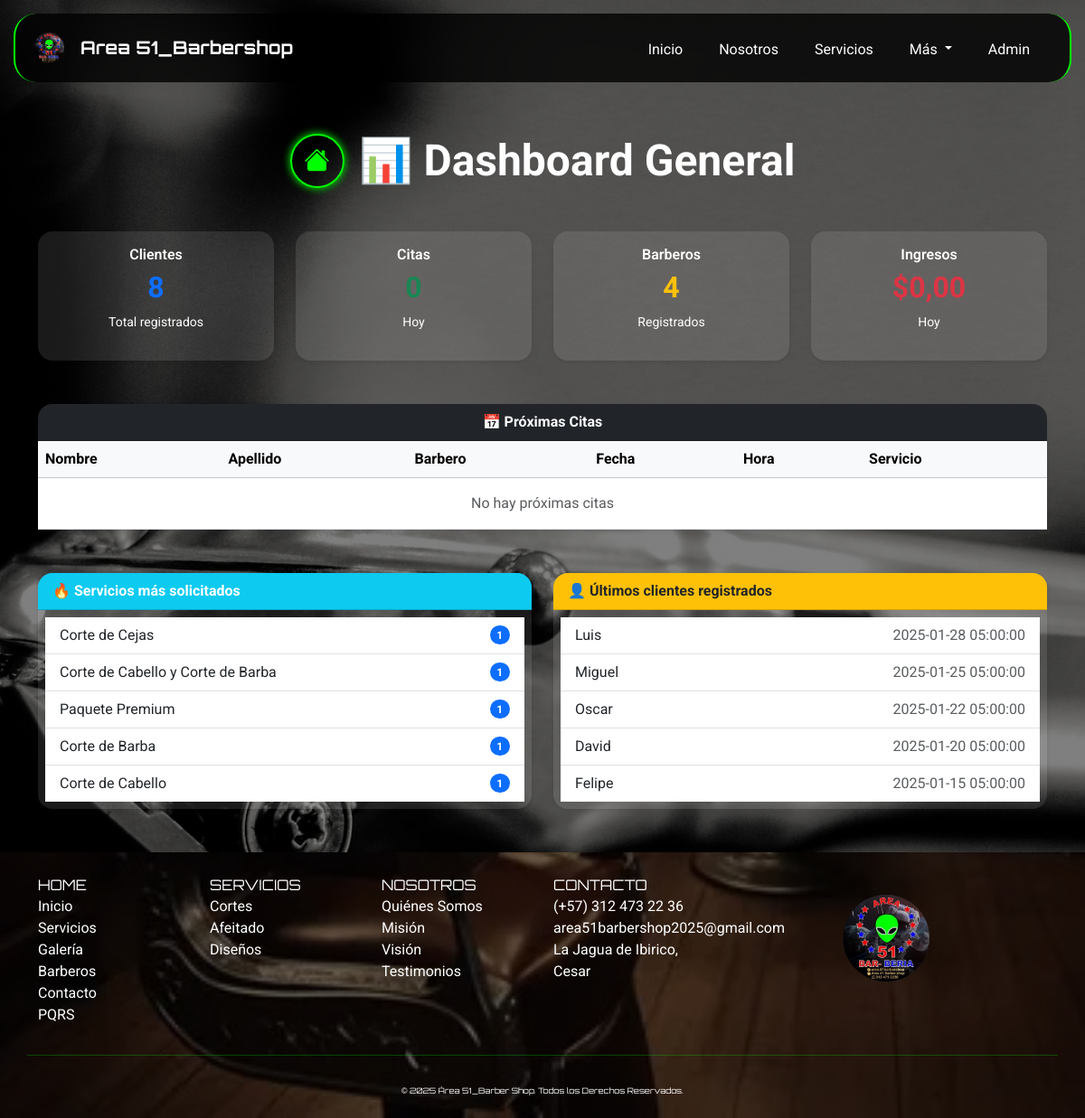
Page /index.php?page=dashboard (signed in) on the earlier database version.
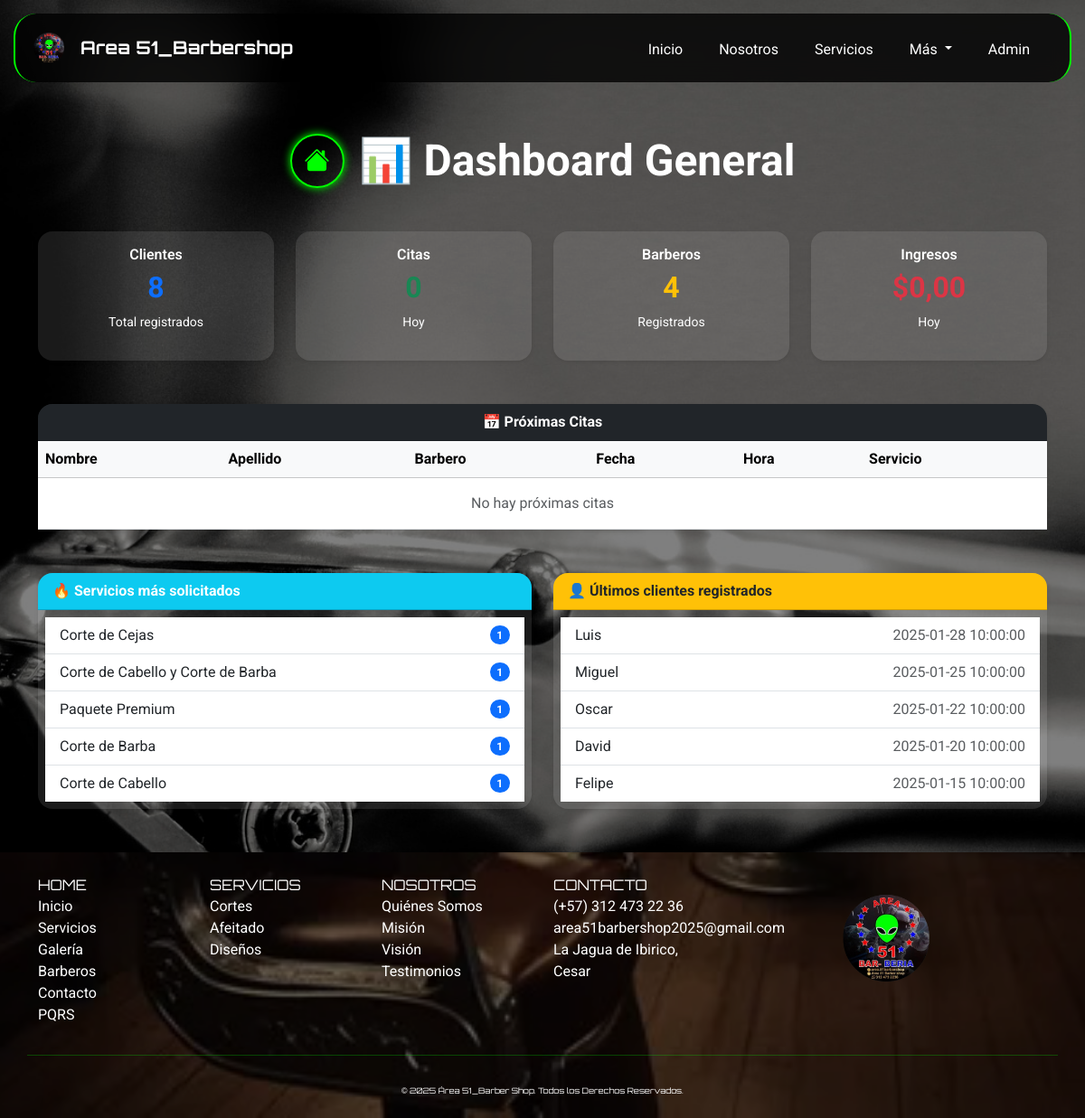
Same page on the later database version.
### tables this page shows
CREATE TABLE `clientes` (
  `id_cliente` int(11) NOT NULL,
  `nombre` varchar(100) NOT NULL,
  `apellido` varchar(100) NOT NULL,
  `telefono` varchar(20) DEFAULT NULL,
  `correo` varchar(150) DEFAULT NULL,
  `fecha_registro` timestamp NOT NULL DEFAULT current_timestamp()
);

### app/views/dashboard.php (the view, shortened to what this page needs)
<?php
require_once __DIR__ . '/../../config/database.php';
$stmt = $db->query("SELECT COUNT(*) AS total FROM clientes");
$clientesCount = $stmt->fetch(PDO::FETCH_ASSOC)['total'] ?? 0;
$stmt = $db->prepare("SELECT COUNT(*) AS total FROM citas WHERE DATE(fecha_cita) = CURDATE()");
$stmt->execute();
$citasCount = $stmt->fetch(PDO::FETCH_ASSOC)['total'] ?? 0;
$stmt = $db->query("SELECT COUNT(*) AS total FROM barberos");
$barberosCount = $stmt->fetch(PDO::FETCH_ASSOC)['total'] ?? 0;
$stmt = $db->prepare("
    SELECT SUM(s.precio) AS total
    FROM citas c
    INNER JOIN servicios s ON c.id_servicio = s.id_servicio
    WHERE DATE(c.fecha_cita) = CURDATE()
");
$stmt->execute();
$ingresosHoy = $stmt->fetch(PDO::FETCH_ASSOC)['total'] ?? 0;
$stmt = $db->prepare("
    SELECT
        c.id_cita,
        cl.nombre AS nombre,        -- nombre del cliente
        cl.apellido AS apellido,    -- apellido del cliente
        b.nombre AS barbero,
        c.fecha_cita,
        c.hora_cita,
        s.nombre AS servicio
    FROM citas c
    JOIN clientes cl ON c.id_cliente = cl.id_cliente
    JOIN barberos b ON c.id_barbero = b.id_barbero
    JOIN servicios s ON c.id_servicio = s.id_servicio
    WHERE DATE(c.fecha_cita) >= CURDATE()
    ORDER BY c.fecha_cita, c.hora_cita
    LIMIT 10
");
$stmt->execute();
$proximasCitas = $stmt->fetchAll(PDO::FETCH_ASSOC);
$stmt = $db->query("
    SELECT s.nombre, COUNT(c.id_cita) AS cantidad
    FROM citas c
    JOIN servicios s ON c.id_servicio = s.id_servicio
    GROUP BY s.nombre
    ORDER BY cantidad DESC
    LIMIT 5
");
$serviciosPopulares = $stmt->fetchAll(PDO::FETCH_ASSOC);
$stmt = $db->query("
    SELECT nombre, fecha_registro
    FROM clientes
    ORDER BY fecha_registro DESC
    LIMIT 5
");
$ultimosClientes = $stmt->fetchAll(PDO::FETCH_ASSOC);
?>
<body>
    <div class="container py-5" style="margin-top:100px;">
        <div class="d-flex flex-column flex-md-row align-items-center justify-content-center gap-3 mb-5 text-center text-md-start">
            <a href="index.php?page=panel" class="btn btn-neon d-flex justify-content-center align-items-center rounded-circle"
            style="width: 60px; height: 60px;">
                <i class="bi bi-house-fill fs-3"></i>
            </a>
            <h1 class="fw-bold display-5 text-white mb-0">📊 Dashboard General</h1>
        </div>
        <div class="row g-4 mb-5">
            <?php
            $stats = [
                ['title' => 'Clientes', 'value' => htmlspecialchars($clientesCount), 'color' => 'primary', 'desc' => 'Total registrados'],
                ['title' => 'Citas', 'value' => htmlspecialchars($citasCount), 'color' => 'success', 'desc' => 'Hoy'],
                ['title' => 'Barberos', 'value' => htmlspecialchars($barberosCount), 'color' => 'warning', 'desc' => 'Registrados'],
                ['title' => 'Ingresos', 'value' => '$' . number_format($ingresosHoy, 2, ',', '.'), 'color' => 'danger', 'desc' => 'Hoy'],
            ];
            foreach ($stats as $stat): ?>
                <div class="col-12 col-sm-6 col-md-3">
                    <div class="card shadow-sm border-0 rounded-4 h-100 text-center">
                        <div class="card-body">
                            <h6 class="text-white fw-semibold"><?= $stat['title'] ?></h6>
                            <h2 class="fw-bold text-<?= $stat['color'] ?>"><?= $stat['value'] ?></h2>
                            <p class="small text-white"><?= $stat['desc'] ?></p>
                        </div>
                    </div>
                </div>
            <?php endforeach; ?>
        </div>
        <div class="card shadow-sm border-0 rounded-4 mb-5">
            <div class="card-header bg-dark text-white fw-bold rounded-top-4 text-center">
                📅 Próximas Citas
            </div>
            <div class="card-body p-0">
                <div class="table-responsive">
                    <table class="table table-hover align-middle mb-0">
                    <thead class="table-light">
                        <tr>
                            <th>Nombre</th>
                            <th>Apellido</th>
                            <th>Barbero</th>
                            <th>Fecha</th>
                            <th>Hora</th>
                            <th>Servicio</th>
                        </tr>
                    </thead>
                    <tbody>
                    <?php if (!empty($proximasCitas)): ?>
                        <?php foreach ($proximasCitas as $cita): ?>
                            <tr>
                                <td><?= htmlspecialchars($cita['nombre']) ?></td>
                                <td><?= htmlspecialchars($cita['apellido']) ?></td>
                                <td><?= htmlspecialchars($cita['barbero']) ?></td>
                                <td><?= htmlspecialchars($cita['fecha_cita']) ?></td>
                                <td><?= htmlspecialchars($cita['hora_cita']) ?></td>
                                <td><?= htmlspecialchars($cita['servicio']) ?></td>
                            </tr>
                        <?php endforeach; ?>
                    <?php else: ?>
                        <tr>
                            <td colspan="6" class="text-center text-muted py-3">No hay próximas citas</td>
                        </tr>
                    <?php endif; ?>
                    </tbody>
                    </table>
                </div>
            </div>
        </div>
        <div class="row g-4">
            <div class="col-12 col-md-6">
                <div class="card shadow-sm border-0 rounded-4 h-100">
                    <div class="card-header bg-info text-white fw-bold rounded-top-4">
                        🔥 Servicios más solicitados
                    </div>
                    <div class="card-body p-2">
                        <?php if (!empty($serviciosPopulares)): ?>
                            <ul class="list-group list-group-flush">
                                <?php foreach ($serviciosPopulares as $servicio): ?>
                                    <li class="list-group-item d-flex justify-content-between align-items-center">
                                        <?= htmlspecialchars($servicio['nombre']) ?>
                                        <span class="badge bg-primary rounded-pill"><?= htmlspecialchars($servicio['cantidad']) ?></span>
                                    </li>
                                <?php endforeach; ?>
                            </ul>
                        <?php else: ?>
                            <p class="text-muted mb-0 text-center">No hay datos</p>
                        <?php endif; ?>
                    </div>
                </div>
            </div>
            <div class="col-12 col-md-6">
                <div class="card shadow-sm border-0 rounded-4 h-100">
                    <div class="card-header bg-warning text-dark fw-bold rounded-top-4">
                        👤 Últimos clientes registrados
                    </div>
                    <div class="card-body p-2">
                        <?php if (!empty($ultimosClientes)): ?>
                            <ul class="list-group list-group-flush">
                                <?php foreach ($ultimosClientes as $cliente): ?>
                                    <li class="list-group-item d-flex justify-content-between align-items-center">
                                        <?= htmlspecialchars($cliente['nombre']) ?>
                                        <span class="text-muted"><?= htmlspecialchars($cliente['fecha_registro']) ?></span>
                                    </li>
                                <?php endforeach; ?>
                            </ul>
                        <?php else: ?>
                            <p class="text-muted mb-0 text-center">No hay nuevos clientes</p>
                        <?php endif; ?>
                    </div>
                </div>
            </div>
        </div>
    </div>
<main>

### app/views/plantillas/header.php (shortened to what this page needs)
<!DOCTYPE html>
<html lang="es">
<head>
    <link href="https://cdn.jsdelivr.net/npm/bootstrap@5.3.3/dist/css/bootstrap.min.css" rel="stylesheet">
    <link rel="stylesheet" href="https://cdnjs.cloudflare.com/ajax/libs/font-awesome/6.0.0-beta3/css/all.min.css">
    <link rel="stylesheet" href="https://cdn.jsdelivr.net/npm/bootstrap-icons@1.11.1/font/bootstrap-icons.css">
    <link rel="stylesheet" href="public/css/style.css">
</head>
<body>
    <nav class="navbar navbar-expand-lg bg-body-tertiary fixed-top" style="margin: 15px;border-radius: 25px;
        border-inline: 2px solid #00ff00;">
        <div class="container-fluid">
            <a class="navbar-brand">
                <img src="public/img/logo.png" alt="Logo Área51_Barbería" class="img-fluid text-white" style="height: 50px;width: 50px;">
                <strong class="text-white">Area 51_Barbershop</strong>
            </a>
            <div class="collapse navbar-collapse" id="navbarNavDropdown">
                <ul class="navbar-nav ms-auto">
                    <li class="nav-item me-4">
                        <a class="nav-link text-white" href="index.php?page=home#inicio">Inicio</a>
                    </li>
                    <li class="nav-item me-4">
                        <a class="nav-link text-white" href="index.php?page=home#nosotros">Nosotros</a>
                    </li>
                    <li class="nav-item me-4">
                        <a class="nav-link text-white" href="index.php?page=home#servicios">Servicios</a>
                    </li>
                    <li class="nav-item dropdown me-4">
                        <a class="nav-link dropdown-toggle text-white" role="button" data-bs-toggle="dropdown"
                            aria-expanded="false">
                            Más
                        </a>
                    </li>
                    <li class="nav-item me-4">
                        <a class="nav-link text-white" href="index.php?page=login">Admin</a>
                    </li>
                </ul>
            </div>
        </div>
    </nav>
    <main>

### index.php (shortened to what this page needs)
<?php
require_once __DIR__ . '/app/models/Barbero.php';
require_once __DIR__ . '/app/models/Dashboard.php';
require_once __DIR__ . '/app/controllers/BarberoController.php';
$page = $_GET['page'] ?? 'home';
include __DIR__ . '/app/views/plantillas/header.php';
switch ($page) {
    case 'dashboard':
        require __DIR__ . '/app/views/dashboard.php';
        break;
}
include __DIR__ . '/app/views/plantillas/footer.php';

### app/views/plantillas/footer.php (shortened to what this page needs)
    <footer class="py-4 footer" style=" color: white;">
        <div class="container">
            <div class="row text-center text-md-start">
                <div class="col-md-2 mb-3">
                    <p class="navbar-brand mb-0">HOME</p>
                    <ul class="list-unstyled">
                        <li><a href="index.php?page=home#inicio" style="color: white; text-decoration: none;">Inicio</a></li>
                        <li><a href="index.php?page=home#servicios" style="color: white; text-decoration: none;">Servicios</a></li>
                        <li><a href="index.php?page=home#galeria" style="color: white; text-decoration: none;">Galería</a></li>
                        <li><a href="index.php?page=home#barberos" style="color: white; text-decoration: none;">Barberos</a></li>
                        <li><a href="index.php?page=home#contacto" style="color: white; text-decoration: none;">Contacto</a></li>
                        <li><a href="index.php?page=crear_pqrs" style="color: white; text-decoration: none;">PQRS</a></li>
                    </ul>
                </div>
                <div class="col-md-2 mb-3">
                    <p class="navbar-brand mb-0">SERVICIOS</p>
                    <ul class="list-unstyled">
                        <li><a href="index.php?page=home#servicios" style="color: white; text-decoration: none;">Cortes</a></li>
                        <li><a href="index.php?page=home#servicios" style="color: white; text-decoration: none;">Afeitado</a></li>
                        <li><a href="index.php?page=home#servicios" style="color: white; text-decoration: none;">Diseños</a></li>
                    </ul>
                </div>
                <div class="col-md-2 mb-3">
                    <p class="navbar-brand mb-0">NOSOTROS</p>
                    <ul class="list-unstyled">
                        <li><a href="index.php?page=home#nosotros" style="color: white; text-decoration: none;">Quiénes Somos</a></li>
                        <li><a href="index.php?page=home#nosotros" style="color: white; text-decoration: none;">Misión</a></li>
                        <li><a href="index.php?page=home#nosotros" style="color: white; text-decoration: none;">Visión</a></li>
                        <li><a href="index.php?page=home#testimonios" style="color: white; text-decoration: none;">Testimonios</a></li>
                    </ul>
                </div>
                <div class="col-md-2 mb-3">
                    <p class="navbar-brand mb-0">CONTACTO</p>
                    <ul class="list-unstyled">
                        <li><a href="tel:+57 312 292 30 91" style="color: white; text-decoration: none;">(+57) 312 473
                                22 36</a></li>
                        <li><a href="https://mail.google.com/mail/?view=cm&fs=1&to=area51barbershop2025@gmail.com"
                                target="_blank"
                                style="color: white; text-decoration: none;">area51barbershop2025@gmail.com</a></li>
                        <li><a style="color: white; text-decoration: none;">La Jagua de Ibirico, Cesar</a></li>
                    </ul>
                </div>
                <div class="col-md-4 mb-3 text-center">
                    <img src="public/img/logo.png" alt="Área 51_Barber Shop"
                        style="width: 40%; height: inherit; margin-bottom: 15px;">
                </div>
                <hr style="border-top: 1px solid #00ff00;">
                <div class="text-center mt-3">
                    <p class="navbar-brand mb-0" style="justify-content: center;font-size: 0.55rem;">
                        &copy; 2025 Área 51_Barber Shop. Todos los Derechos Reservados.</p>
                </div>
            </div>
    </footer>
</body>
</html>

### public/css/style.css (style rules this page uses)
body { background-image: url(../img/fondo_body.jpg); min-height: 100vh; background-size: cover; background-position: center; background-repeat: no-repeat; background-attachment: fixed; position: relative; font-family: 'Roboto', sans-serif; background-color: #000; color: #fff; margin: 0; padding: 0; width: 100%; align-items: center; justify-content: center; }
body::before { content: ''; position: fixed; top: 0; left: 0; width: 100%; height: 100%; background-color: rgba(0, 0, 0, 0.5); z-index: -1; }
html { scroll-behavior: smooth; width: 100%; }
.navbar { background-color: rgba(0, 0, 0, 0.8) !important; backdrop-filter: blur(10px); }
.navbar-brand { font-family: 'Orbitron', sans-serif; display: flex; align-items: center; }
.navbar-brand img { width: 40px; height: 40px; margin-right: 10px; }
.navbar-nav .nav-link { position: relative; padding-bottom: 5px }
.btn-neon { color: #00ff00; border: 2px solid #00ff00; background-color: transparent; box-shadow: 0 0 10px #00ff00; transition: all 0.3s ease; }
.card { width: 100%; background-color: rgba(255, 255, 255, 0.1); border: 1px solid #00ff00; transition: transform 0.3s, box-shadow 0.3s; border-radius: 25px; }
.footer { background-image: url(../img/misión.jpg); background-size: cover; background-position: center; background-repeat: no-repeat; background-attachment: fixed; position: relative; font-family: 'Roboto', sans-serif; color: #fff; margin: 0; padding: 0; width: 100%; display: flex; align-items: center; justify-content: center; min-height: 200px; z-index: 1; }
.footer::before { content: ""; position: absolute; top: 0; left: 0; width: 100%; height: 100%; background: rgba(0, 0, 0, 0.6); z-index: 0; }
.footer * { position: relative; z-index: 1; }
img { height: 80%; width: 80%; transition: transform 0.3s ease; }

Differences in the rows shown:
changed clientes "Luis": fecha_registro "2025-01-28 05:00:00" → "2025-01-28 10:00:00"
changed clientes "Miguel": fecha_registro "2025-01-25 05:00:00" → "2025-01-25 10:00:00"
changed clientes "Oscar": fecha_registro "2025-01-22 05:00:00" → "2025-01-22 10:00:00"
changed clientes "David": fecha_registro "2025-01-20 05:00:00" → "2025-01-20 10:00:00"
changed clientes "Felipe": fecha_registro "2025-01-15 05:00:00" → "2025-01-15 10:00:00"
